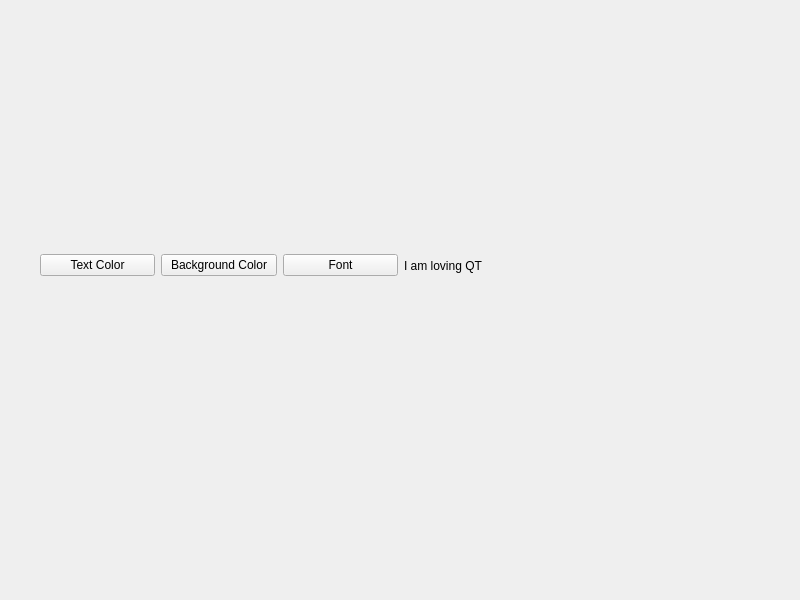
<?xml version="1.0" encoding="UTF-8"?>
<ui version="4.0">
 <class>Widget</class>
 <widget class="QWidget" name="Widget">
  <property name="geometry">
   <rect>
    <x>0</x>
    <y>0</y>
    <width>800</width>
    <height>600</height>
   </rect>
  </property>
  <property name="windowTitle">
   <string>Widget</string>
  </property>
  <widget class="QWidget" name="layoutWidget">
   <property name="geometry">
    <rect>
     <x>40</x>
     <y>180</y>
     <width>721</width>
     <height>171</height>
    </rect>
   </property>
   <layout class="QHBoxLayout" name="horizontalLayout_2">
    <item>
     <layout class="QHBoxLayout" name="horizontalLayout">
      <item>
       <widget class="QPushButton" name="TextColorpushButton">
        <property name="text">
         <string>Text Color</string>
        </property>
       </widget>
      </item>
      <item>
       <widget class="QPushButton" name="BackgroundColorpushButton">
        <property name="text">
         <string>Background Color</string>
        </property>
       </widget>
      </item>
      <item>
       <widget class="QPushButton" name="FontpushButton">
        <property name="text">
         <string>Font</string>
        </property>
       </widget>
      </item>
     </layout>
    </item>
    <item>
     <widget class="QLabel" name="label">
      <property name="text">
       <string>I am loving QT</string>
      </property>
     </widget>
    </item>
   </layout>
  </widget>
 </widget>
 <resources/>
 <connections/>
</ui>
